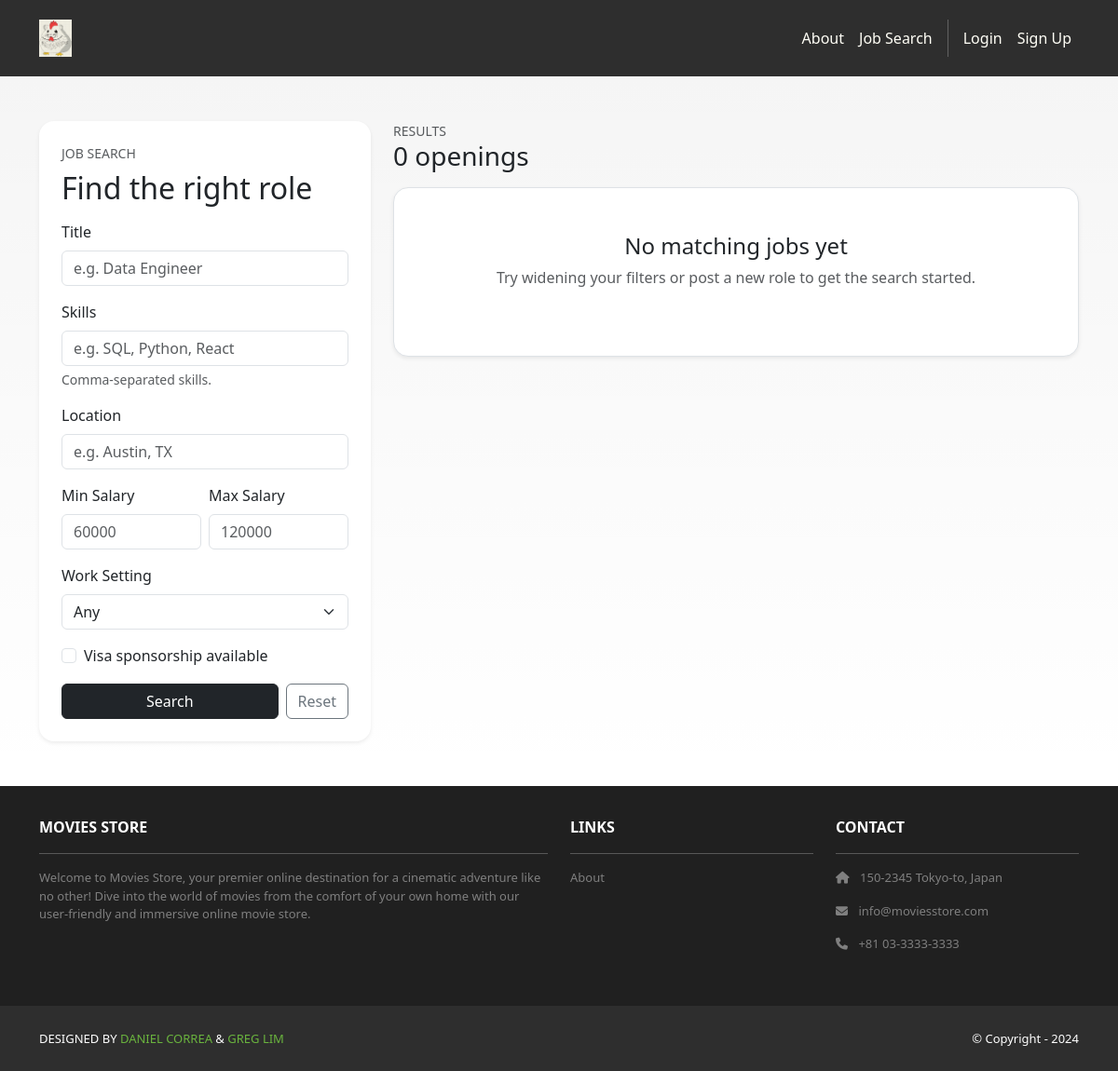
Page /jobposts/search/ on the earlier database version.
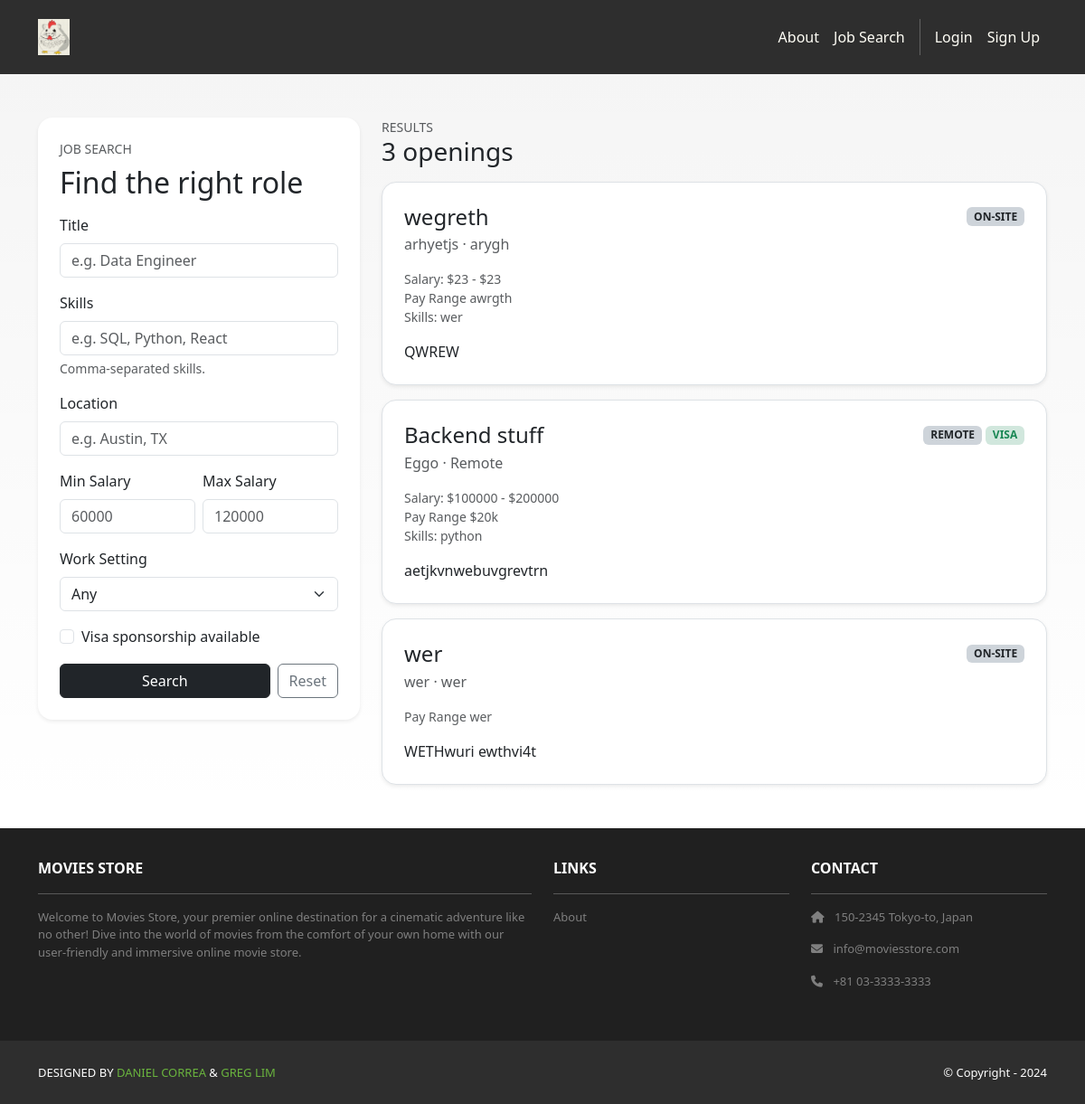
Same page on the later database version.
### jobposts/models.py (models this page shows, shortened)
class JobPost(models.Model):
    owner = models.ForeignKey(
        settings.AUTH_USER_MODEL,
        on_delete=models.CASCADE,
        related_name='job_posts',
        null=True,
        blank=True,
    )
    title = models.CharField(max_length=200)
    company = models.CharField(max_length=150)
    location = models.CharField(max_length=150)
    pay_range = models.CharField(max_length=100)
    skills = models.CharField(max_length=300, blank=True)
    salary_min = models.IntegerField(null=True, blank=True)
    salary_max = models.IntegerField(null=True, blank=True)
    WORK_SETTING_CHOICES = [
        ("remote", "Remote"),
        ("onsite", "On-site"),
        ("hybrid", "Hybrid"),
    ]
    work_setting = models.CharField(max_length=20, choices=WORK_SETTING_CHOICES, default="onsite")
    visa_sponsorship = models.BooleanField(default=False)
    description = models.TextField()
    created_at = models.DateTimeField(auto_now_add=True)

### jobposts/views.py (the view)
# urls.py: path('search/', views.search, name='jobposts.search'),
def search(request):
    template_data = {'title': 'Job Search'}
    posts = JobPost.objects.all().order_by('-created_at')
    can_post_job = False
    if request.user.is_authenticated:
        can_post_job = _is_employer(request.user)
    title = request.GET.get('title', '').strip()
    skills = request.GET.get('skills', '').strip()
    location = request.GET.get('location', '').strip()
    salary_min = request.GET.get('salary_min', '').strip()
    salary_max = request.GET.get('salary_max', '').strip()
    work_setting = request.GET.get('work_setting', '').strip()
    visa_sponsorship = request.GET.get('visa_sponsorship', '').strip()
    if title:
        posts = posts.filter(title__icontains=title)
    if skills:
        skill_terms = [term.strip() for term in skills.split(',') if term.strip()]
        for term in skill_terms:
            posts = posts.filter(skills__icontains=term)
    if location:
        posts = posts.filter(location__icontains=location)
    if work_setting:
        posts = posts.filter(work_setting=work_setting)
    if visa_sponsorship == 'true':
        posts = posts.filter(visa_sponsorship=True)
    if salary_min:
        try:
            min_value = int(salary_min)
            posts = posts.filter(Q(salary_max__gte=min_value) | Q(salary_min__gte=min_value))
        except ValueError:
            pass
    if salary_max:
        try:
            max_value = int(salary_max)
            posts = posts.filter(Q(salary_min__lte=max_value) | Q(salary_max__lte=max_value))
        except ValueError:
            pass
    template_data['posts'] = posts
    template_data['can_post_job'] = can_post_job
    template_data['filters'] = {
        'title': title,
        'skills': skills,
        'location': location,
        'salary_min': salary_min,
        'salary_max': salary_max,
        'work_setting': work_setting,
        'visa_sponsorship': visa_sponsorship == 'true',
    }
    return render(request, 'jobposts/search.html', {'template_data': template_data})

### accounts/context_processors.py (called while the page is built)
def can_post_job(request):
    if not request.user.is_authenticated:
        return {"can_post_job": False}
    is_employer = Profile.objects.filter(
        user=request.user,
        account_type=Profile.AccountType.EMPLOYER,
    ).exists()
    return {"can_post_job": is_employer}

### jobposts/templates/jobposts/search.html (shortened to what this page needs)
{% extends 'base.html' %}
{% block content %}
<section class="py-5" style="background: linear-gradient(180deg, rgba(0,0,0,0.04), rgba(0,0,0,0));">
  <div class="container">
    <div class="row g-4">
      <div class="col-lg-4">
        <div class="bg-white shadow-sm rounded-4 p-4">
          <div class="text-uppercase text-muted small mb-2">Job search</div>
          <h2 class="mb-3">Find the right role</h2>
          <form method="get" class="vstack gap-3">
            <div>
              <label class="form-label">Title</label>
              <input type="text" name="title" class="form-control" placeholder="e.g. Data Engineer" value="{{ template_data.filters.title }}">
            </div>
            <div>
              <label class="form-label">Skills</label>
              <input type="text" name="skills" class="form-control" placeholder="e.g. SQL, Python, React" value="{{ template_data.filters.skills }}">
              <div class="form-text">Comma-separated skills.</div>
            </div>
            <div>
              <label class="form-label">Location</label>
              <input type="text" name="location" class="form-control" placeholder="e.g. Austin, TX" value="{{ template_data.filters.location }}">
            </div>
            <div class="row g-2">
              <div class="col-6">
                <label class="form-label">Min Salary</label>
                <input type="number" name="salary_min" class="form-control" placeholder="60000" value="{{ template_data.filters.salary_min }}">
              </div>
              <div class="col-6">
                <label class="form-label">Max Salary</label>
                <input type="number" name="salary_max" class="form-control" placeholder="120000" value="{{ template_data.filters.salary_max }}">
              </div>
            </div>
            <div>
              <label class="form-label">Work Setting</label>
              <select name="work_setting" class="form-select">
                <option value="" {% if not template_data.filters.work_setting %}selected{% endif %}>Any</option>
              </select>
            </div>
            <div class="form-check">
              <input class="form-check-input" type="checkbox" id="visa_sponsorship" name="visa_sponsorship" value="true" {% if template_data.filters.visa_sponsorship %}checked{% endif %}>
              <label class="form-check-label" for="visa_sponsorship">
                Visa sponsorship available
              </label>
            </div>
            <div class="d-flex gap-2">
              <button type="submit" class="btn btn-dark flex-grow-1">Search</button>
              <a href="{% url 'jobposts.search' %}" class="btn btn-outline-secondary">Reset</a>
            </div>
          </form>
        </div>
      </div>
      <div class="col-lg-8">
        <div class="d-flex align-items-center justify-content-between mb-3">
          <div>
            <div class="text-uppercase text-muted small">Results</div>
            <h3 class="mb-0">{{ template_data.posts|length }} openings</h3>
          </div>
        </div>
        {% if template_data.posts %}
          <div class="vstack gap-3">
            {% for post in template_data.posts %}
              <div class="bg-white shadow-sm rounded-4 p-4 border">
                <div class="d-flex justify-content-between flex-wrap gap-2">
                  <div>
                    <h4 class="mb-1">{{ post.title }}</h4>
                    <div class="text-muted">{{ post.company }} · {{ post.location }}</div>
                  </div>
                  <div class="text-end">
                    <span class="badge bg-dark-subtle text-dark text-uppercase">{{ post.get_work_setting_display }}</span>
                    {% if post.visa_sponsorship %}
                      <span class="badge bg-success-subtle text-success text-uppercase">Visa</span>
                    {% endif %}
                  </div>
                </div>
                <div class="mt-3">
                  {% if post.salary_min or post.salary_max %}
                    <div class="small text-muted">
                      Salary:
                      {% if post.salary_min %}${{ post.salary_min }}{% endif %}
                      {% if post.salary_min and post.salary_max %} - {% endif %}
                      {% if post.salary_max %}${{ post.salary_max }}{% endif %}
                    </div>
                  {% endif %}
                  {% if post.pay_range %}
                    <div class="small text-muted">Pay Range {{ post.pay_range }}</div>
                  {% endif %}
                  {% if post.skills %}
                    <div class="small text-muted">Skills: {{ post.skills }}</div>
                  {% endif %}
                  <p class="mt-3 mb-0">{{ post.description|truncatewords:40 }}</p>
                </div>
              </div>
            {% endfor %}
          </div>
        {% else %}
          <div class="bg-white shadow-sm rounded-4 p-5 text-center border">
            <h4 class="mb-2">No matching jobs yet</h4>
            <p class="text-muted mb-4">Try widening your filters or post a new role to get the search started.</p>
          </div>
        {% endif %}
      </div>
    </div>
  </div>
</section>
{% endblock content %}

### project2/templates/base.html (shortened to what this page needs)
<!DOCTYPE html>
<html>
  {% load static %}
  <head>
    <link href="https://cdn.jsdelivr.net/npm/bootstrap@5.3.3/dist/css/bootstrap.min.css" rel="stylesheet">
    <link rel="stylesheet" href="https://cdnjs.cloudflare.com/ajax/libs/font-awesome/6.1.1/css/all.min.css">
    <link rel="stylesheet" type="text/css" href="{% static 'css/style.css' %}">
  </head>
  <body>
    <nav class="p-3 navbar navbar-dark bg-dark navbar-expand-lg">
      <div class="container">
        <a class="navbar-brand" href="{% url 'home.index' %}">
          <img src="{% static 'img/logo.png' %}" alt="logo" height="40" />
        </a>
        <div class="collapse navbar-collapse" id="navbarNavAltMarkup">
          <div class="navbar-nav ms-auto navbar-ml">
            <a class="nav-link" href="{% url 'home.about' %}">About</a>
            <a class="nav-link" href="{% url 'jobposts.search' %}">Job Search</a>
            {% if user.is_authenticated %}
              <a class="nav-link" href="{% url 'accounts.profile' %}">Profile</a>
              <a class="nav-link" href="{% url 'accounts.logout' %}">Logout</a>
            {% else %}
              <a class="nav-link" href="{% url 'accounts.login' %}">Login</a>
              <a class="nav-link" href="{% url 'accounts.signup' %}">Sign Up</a>
            {% endif %}
            </div>
          </div>
        </div>
    </nav>
    <div>
      {% block content %}
      {% endblock content %}
    </div>
    <section class="p-3 ms-footer d-none d-md-block">
      <div class="container">
        <div class="row mt-3 text-white">
          <div class="col-md-6 col-lg-6 col-xl-6 mx-auto mb-4">
            <b>MOVIES STORE</b>
            <hr />
            <p>Welcome to Movies Store, your premier online destination for a cinematic
              adventure like no other! Dive into the world of movies from the comfort of your own home with our user-friendly
              and immersive online movie store.</p>
          </div>
          <div class="col-md-3 col-lg-3 col-xl-3 mx-auto mb-4">
            <b>LINKS</b>
            <hr />
            <p><a class="nav-link" href="{% url 'home.about' %}">About</a></p>
          </div>
          <div class="col-md-3 col-lg-3 col-xl-3 mx-auto mb-4">
            <b>CONTACT</b>
            <hr />
            <p><i class="fas fa-home me-2"></i> 150-2345 Tokyo-to, Japan</p>
            <p><i class="fas fa-envelope me-2"></i> info@moviesstore.com</p>
            <p><i class="fas fa-phone me-2"></i> +81 03-3333-3333</p>
          </div>
        </div>
      </div>
    </section>
    <section class="p-3 ms-footer-bottom bg-dark">
      <div class="container d-flex justify-content-between">
        <div class="me-5 text-white">
          <span>DESIGNED BY <a href="https://www.x.com/danielgarax" target="_blank">DANIEL CORREA</a> &
            <a href="https://www.x.com/greglim81" target="_blank">GREG LIM</a>
          </span>
        </div>
        <div class="text-white">
          <span>© Copyright - 2024</span>
        </div>
      </div>
    </section>
  </body>
</html>

### project2/static/css/style.css (style rules this page uses)
.navbar a.nav-link { color: #FFFEF6 !important; }
.bg-dark { background-color: #2E2E2E !important; }
.ms-footer { background-color: #202020; }
.ms-footer p { color: #7F7F7F; font-size: 13px; }
.ms-footer-bottom span { font-size: 13px; line-height: 38px; }
.ms-footer-bottom a { color: #6ab43e; text-decoration: none; }

Differences in the rows shown:
added JobPost: title "wegreth", company "arhyetjs", location "arygh", work_setting "ON-SITE", salary_min "23", salary_max "23", pay_range "awrgth", skills "wer", description "QWREW"
added JobPost: title "Backend stuff", company "Eggo", location "Remote", work_setting "REMOTE", visa_sponsorship "VISA", salary_min "100000", salary_max "200000", pay_range "$20k", skills "python", description "aetjkvnwebuvgrevtrn"
added JobPost: title "wer", company "wer", location "wer", work_setting "ON-SITE", pay_range "wer", description "WETHwuri ewthvi4t"
Other differences:
{{ template_data.posts|length }}: "0" → "3"
text no longer shown: "No matching jobs yet Try widening your filters or post a new role to get the search started."
